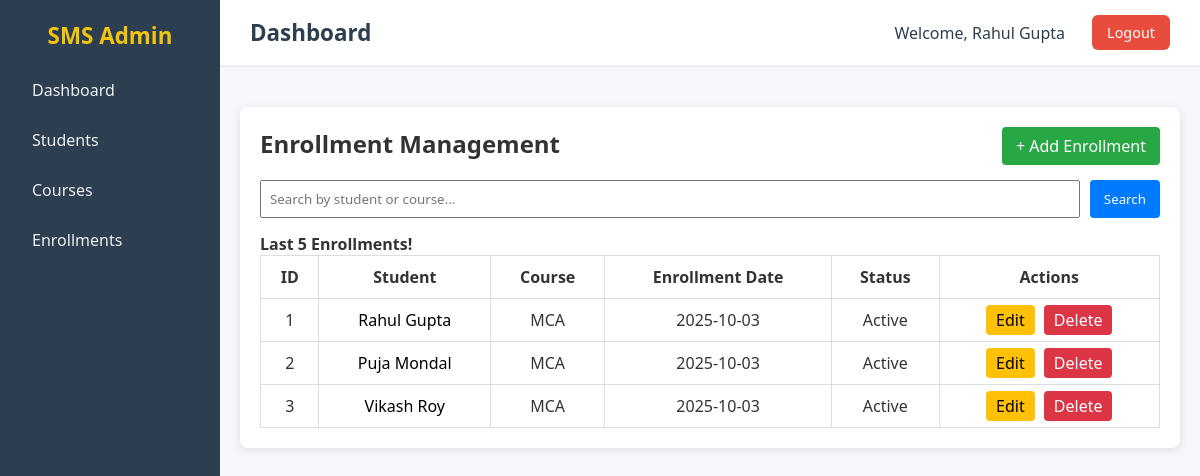
The page /enrollments (signed in) on the database its author committed.
### SMS/app/models/sms_models.py (models this page shows)
class User(db.Model):
    __tablename__ = "users"
    id = db.Column(db.Integer,primary_key= True)
    name = db.Column(db.String(100),nullable =False)
    email = db.Column(db.String(80),nullable = False)
    username = db.Column(db.String(80),unique = True,nullable = False)
    password = db.Column(db.String(80),nullable = False)

class Enrollment(db.Model):
    __tablename__ = "enrollments"
    f_date = datetime.date.today()
    id = db.Column(db.Integer, primary_key=True)
    student_id = db.Column(db.Integer, db.ForeignKey("students.id"), nullable=False)
    course_id = db.Column(db.Integer, db.ForeignKey("courses.id"), nullable=False)
    semester_id = db.Column(db.Integer, db.ForeignKey("semesters.id"), nullable=False)
    enroll_date = db.Column(db.Date, default=f_date, nullable=False)
    status = db.Column(db.String(20), default="active", nullable=False)
    course = db.relationship("Course", backref="enrollments")
    semester = db.relationship("Semester", backref="enrollments")

class Student(db.Model):
    __tablename__ = "students"
    id = db.Column(db.Integer, primary_key=True)
    name = db.Column(db.String(100), nullable=False)
    address = db.Column(db.String(200), nullable=False)
    age = db.Column(db.Integer, nullable=False)
    phone = db.Column(db.String(15), nullable=False)
    email = db.Column(db.String(30), nullable=False, unique=True)
    last_qualification = db.Column(db.String(30))
    enrollments = db.relationship("Enrollment", backref="student", lazy=True)

class Course(db.Model):
    __tablename__ = "courses"
    id = db.Column(db.Integer, primary_key=True)
    name = db.Column(db.String(100), nullable=False, unique=True)
    duration = db.Column(db.String(20), nullable=False)
    semesters = db.relationship("Semester", backref="course", lazy=True)

### SMS/app/routes/enrollments.py (the view)
@enrollment_bp.route("/enrollments")
@login_required
def enroll_home():
    if session.get("user_id"):
        enrolls = Enrollment.query.order_by(Enrollment.enroll_date.desc()).limit(5).all()
        return render_template("enrollment/enroll_home.html",enrollments = enrolls,text = "Last 5 Enrollments!")
    else:
        return redirect(url_for("auth.login"))

### SMS/app/decorator/login_auth.py (called while the page is built)
def login_required(f):
    @wraps(f)
    def decorated_function(*args, **kwargs):
        if "user_id" not in session:
            return redirect(url_for("auth.login"))  # redirect to login page
        return f(*args, **kwargs)
    return decorated_function

### SMS/app/routes/base.py (called while the page is built)
@base_bp.app_context_processor
def inject_user():
    user_id = session.get('user_id')
    if user_id:
        return {"login_user": User.query.get(user_id)}
    return {"login_user": None}

### SMS/app/templates/enrollment/enroll_home.html (shortened to what this page needs)
{% extends "base.html" %}
{% block css %}
<link rel="stylesheet" href="{{ url_for('static', filename='css/enroll_home.css') }}">
{% endblock %}
{% block content %}
<div class="enrollments-container">
    <div class="top-bar">
        <h2>Enrollment Management</h2>
        <a href="/enrollments/add" class="btn-add">+ Add Enrollment</a>
    </div>
    <form method="POST" action="/enrollments/search" class="search-form">
        <input type="text" name="search" placeholder="Search by student or course..." required>
        <button type="submit">Search</button>
    </form>
    <H4>{{text}}</H4>
    <table class="enrollments-table">
        <thead>
            <tr>
                <th>ID</th>
                <th>Student</th>
                <th>Course</th>
                <th>Enrollment Date</th>
                <th>Status</th>
                <th>Actions</th>
            </tr>
        </thead>
        <tbody>
            {% for enroll in enrollments %}
            <tr>
                <td>{{ enroll.id }}</td>
                <td> <a href="/enroll/students/{{ enroll.student.id }}/viwe" class="student_name_a">{{  enroll.student.name }}</a></td>
                <td>{{ enroll.course.name }}</td>
                <td>{{ enroll.enroll_date }}</td>
                <td>{{ enroll.status }}</td>
                <td>
                    <a href="/enrollments/{{ enroll.id }}/edit" class="btn-edit">Edit</a>
                    <a href="/enrollments/{{ enroll.id }}/delete" class="btn-delete">Delete</a>
                </td>
            </tr>
            {% endfor %}
        </tbody>
    </table>
</div>
{% endblock %}

### SMS/app/templates/base.html (shortened to what this page needs)
<!DOCTYPE html>
<html lang="en">
<head>
    <link rel="stylesheet" href="{{ url_for('static', filename='css/base.css') }}">
    {% block css %}{% endblock %}
</head>
<body>
    <div class="main-content">
        <div class="sidebar">
            <h2>SMS Admin</h2>
            <ul>
                <li><a href="/">Dashboard</a></li>
                <li><a href="/students">Students</a></li>
                <li><a href="/courses">Courses</a></li>
                <li><a href="/enrollments">Enrollments</a></li>
            </ul>
        </div>
        <div class="content">
            <header>
                <h1>{% block header_title %}Dashboard{% endblock %}</h1>
                <div class="user-info">
                    <span class="username">Welcome, {{ login_user.name }}</span>
                    <a href="/logout" class="logout-btn" onclick="clearAppCache()">Logout</a>
                </div>
            </header>
            <main>
            {% block content %}
            {% endblock %}
        </main>
        </div>
    </div>
</body>
</html>

### SMS/app/static/css/base.css (style rules this page uses)
* { margin: 0; padding: 0; box-sizing: border-box; font-family: "Segoe UI", Tahoma, Geneva, Verdana, sans-serif; }
body { background: #f5f7fa; color: #333; min-height: 100vh; }
.main-content { display: flex; min-height: 100vh; }
.sidebar { width: 220px; background: #2c3e50; color: #fff; padding: 20px; flex-shrink: 0; }
.sidebar h2 { text-align: center; margin-bottom: 20px; font-size: 1.4rem; color: #f1c40f; }
.sidebar ul { list-style: none; }
.sidebar ul li { margin: 12px 0; }
.sidebar ul li a { text-decoration: none; color: #ecf0f1; padding: 8px 12px; display: block; border-radius: 6px; transition: background 0.3s; }
.content { flex-grow: 1; display: flex; flex-direction: column; }
header { background: #fff; padding: 15px 30px; display: flex; justify-content: space-between; align-items: center; border-bottom: 2px solid #eee; }
.user-info { display: flex; align-items: center; gap: 15px; }
.username { font-size: 1rem; font-weight: 500; color: #2c3e50; padding: 6px 12px; border-radius: 6px; }
header h1 { font-size: 1.4rem; color: #2c3e50; }
.logout-btn { text-decoration: none; background: #e74c3c; color: #fff; padding: 8px 15px; border-radius: 6px; font-size: 0.9rem; transition: background 0.3s; }
main { flex-grow: 1; padding: 20px; }

### SMS/app/static/css/enroll_home.css (style rules this page uses)
.enrollments-container { background: #fff; padding: 20px; border-radius: 8px; box-shadow: 0 2px 8px rgba(0,0,0,0.1); max-width: 1000px; margin: 20px auto; }
.top-bar { display: flex; justify-content: space-between; margin-bottom: 15px; }
.btn-add { background: #28a745; color: #fff; padding: 8px 14px; border-radius: 4px; text-decoration: none; transition: 0.2s; }
.search-form { margin-bottom: 15px; display: flex; gap: 10px; }
.search-form input { padding: 8px; flex: 1; }
.search-form button { padding: 8px 14px; background: #007bff; color: white; border: none; border-radius: 4px; }
.enrollments-table { width: 100%; border-collapse: collapse; }
.enrollments-table th, .enrollments-table td { padding: 10px; border: 1px solid #ddd; text-align: center; }
.student_name_a { text-decoration: none; color: black; }
.btn-edit { background: #ffc107; color: #000; padding: 4px 10px; border-radius: 4px; text-decoration: none; margin-right: 5px; }
.btn-delete { background: #dc3545; color: white; padding: 4px 10px; border-radius: 4px; text-decoration: none; }

### rows shown on the page
User: name "Rahul Gupta"
Enrollment: id "1", student.name "Rahul Gupta", course.name "MCA", enroll_date "2025-10-03", status "Active"
Enrollment: id "2", student.name "Puja Mondal", course.name "MCA", enroll_date "2025-10-03", status "Active"
Enrollment: id "3", student.name "Vikash Roy", course.name "MCA", enroll_date "2025-10-03", status "Active"

### other values the page prints
{{ text }} "Last 5 Enrollments!"
